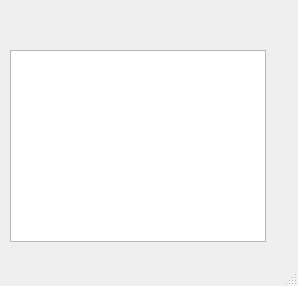
<?xml version="1.0" encoding="UTF-8"?>
<ui version="4.0">
 <class>MainWindow</class>
 <widget class="QMainWindow" name="MainWindow">
  <property name="geometry">
   <rect>
    <x>0</x>
    <y>0</y>
    <width>298</width>
    <height>286</height>
   </rect>
  </property>
  <property name="windowTitle">
   <string>MainWindow</string>
  </property>
  <widget class="QWidget" name="centralwidget">
   <widget class="QListView" name="lstView">
    <property name="geometry">
     <rect>
      <x>10</x>
      <y>50</y>
      <width>256</width>
      <height>192</height>
     </rect>
    </property>
   </widget>
  </widget>
  <widget class="QMenuBar" name="menubar">
   <property name="geometry">
    <rect>
     <x>0</x>
     <y>0</y>
     <width>298</width>
     <height>21</height>
    </rect>
   </property>
  </widget>
  <widget class="QStatusBar" name="statusbar"/>
 </widget>
 <resources/>
 <connections/>
</ui>
